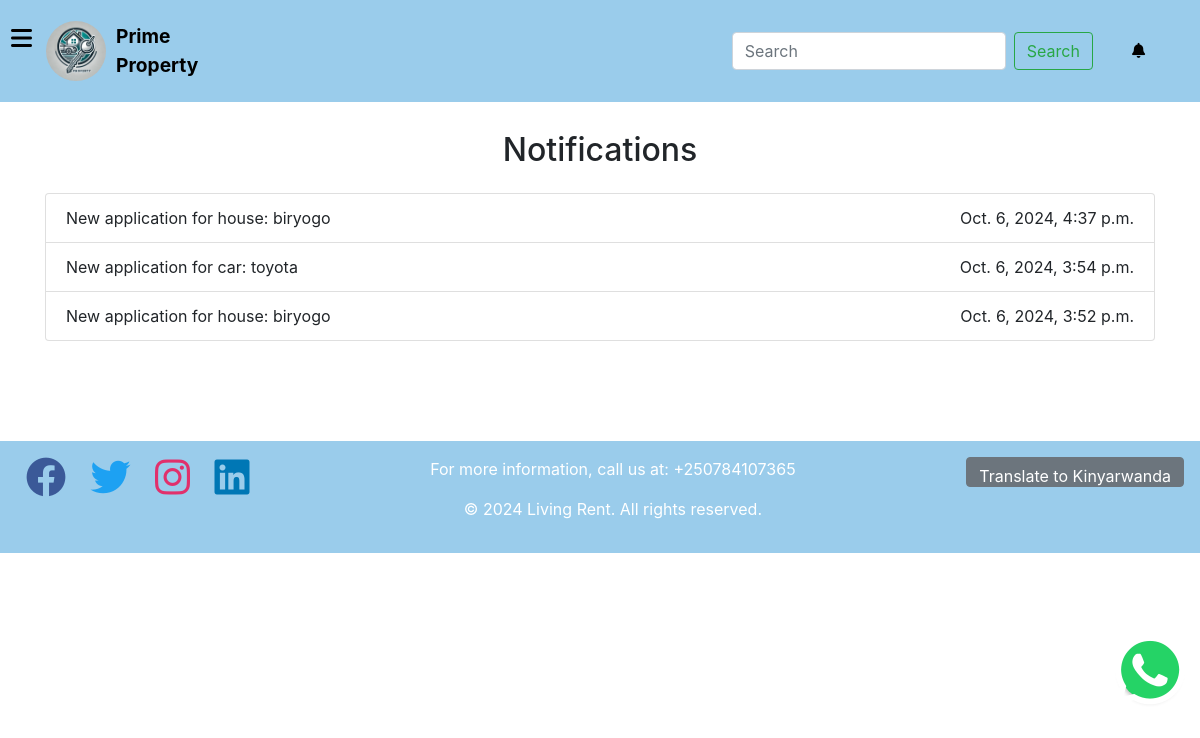
The app's page /notifications/ (signed in) with its own data.
### house_renting/models.py (models this page shows, shortened)
class Notification(models.Model):
    message = models.CharField(max_length=255)
    created_at = models.DateTimeField(default=timezone.now)
    is_read = models.BooleanField(default=False)

### house_renting/views.py (the view)
# urls.py: path('notifications/', views.notifications, name='notifications'),
def notifications(request):
    notifications = Notification.objects.all().order_by('-created_at')
    Notification.objects.filter(is_read=False).update(is_read=True)
    return render(request, 'house_renting/notifications.html', {'notifications': notifications})

### house_renting/context_processors.py (called while the page is built)
def unread_notifications_count(request):
    if request.user.is_authenticated and request.user.is_staff:
        return {
            'unread_notifications_count': Notification.objects.filter(is_read=False).count()
        }
    return {}

### house_renting/templates/house_renting/notifications.html (shortened to what this page needs)
{% extends 'house_renting/base.html' %}
{% block content %}
<div class="container mt-4">
    <h2 class="text-center mb-4">Notifications</h2>
    <ul class="list-group">
        {% for notification in notifications %}
            <li class="list-group-item {% if not notification.is_read %}list-group-item-info{% endif %}">
                {{ notification.message }}
                <span class="float-right">{{ notification.created_at }}</span>
            </li>
        {% endfor %}
    </ul>
</div>
{% endblock %}

### static/css/style.css (style rules this page uses)
body { font-family: Arial, sans-serif; background-color: #ffffff; }
.container { margin-bottom: 100px; }

### records on screen
Notification: message "New application for house: biryogo", created_at "Oct. 6, 2024, 4:37 p.m."
Notification: message "New application for car: toyota", created_at "Oct. 6, 2024, 3:54 p.m."
Notification: message "New application for house: biryogo", created_at "Oct. 6, 2024, 3:52 p.m."
